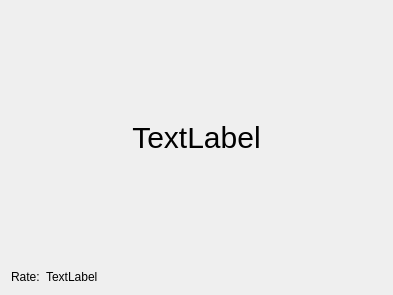
<?xml version="1.0" encoding="UTF-8"?>
<ui version="4.0">
 <class>Current</class>
 <widget class="QWidget" name="Current">
  <property name="geometry">
   <rect>
    <x>0</x>
    <y>0</y>
    <width>393</width>
    <height>295</height>
   </rect>
  </property>
  <property name="windowTitle">
   <string>Form</string>
  </property>
  <layout class="QGridLayout" name="gridLayout">
   <item row="0" column="0" colspan="2">
    <widget class="QLabel" name="m_pValue">
     <property name="sizePolicy">
      <sizepolicy hsizetype="Expanding" vsizetype="Expanding">
       <horstretch>0</horstretch>
       <verstretch>0</verstretch>
      </sizepolicy>
     </property>
     <property name="styleSheet">
      <string notr="true">font-size: 30px;</string>
     </property>
     <property name="text">
      <string>TextLabel</string>
     </property>
     <property name="alignment">
      <set>Qt::AlignCenter</set>
     </property>
    </widget>
   </item>
   <item row="1" column="0">
    <widget class="QLabel" name="label_2">
     <property name="text">
      <string>Rate:</string>
     </property>
    </widget>
   </item>
   <item row="1" column="1">
    <widget class="QLabel" name="m_pRate">
     <property name="sizePolicy">
      <sizepolicy hsizetype="Expanding" vsizetype="Preferred">
       <horstretch>0</horstretch>
       <verstretch>0</verstretch>
      </sizepolicy>
     </property>
     <property name="text">
      <string>TextLabel</string>
     </property>
    </widget>
   </item>
  </layout>
 </widget>
 <resources/>
 <connections/>
</ui>
